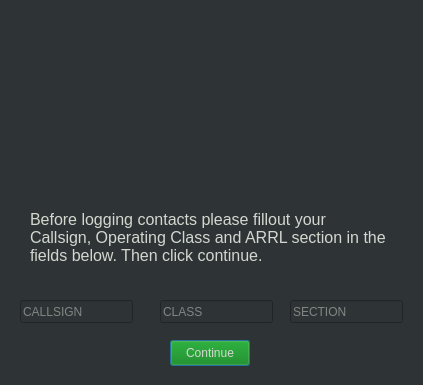
<?xml version="1.0" encoding="UTF-8"?>
<ui version="4.0">
 <class>Dialog</class>
 <widget class="QDialog" name="Dialog">
  <property name="geometry">
   <rect>
    <x>0</x>
    <y>0</y>
    <width>423</width>
    <height>385</height>
   </rect>
  </property>
  <property name="windowTitle">
   <string>Dialog</string>
  </property>
  <property name="styleSheet">
   <string notr="true">background-color: rgb(46, 52, 54);
color: rgb(211, 215, 207);</string>
  </property>
  <widget class="QLabel" name="label">
   <property name="geometry">
    <rect>
     <x>20</x>
     <y>10</y>
     <width>381</width>
     <height>191</height>
    </rect>
   </property>
   <property name="text">
    <string/>
   </property>
   <property name="pixmap">
    <pixmap>icon/logo.png</pixmap>
   </property>
   <property name="scaledContents">
    <bool>true</bool>
   </property>
  </widget>
  <widget class="QLineEdit" name="dialog_callsign">
   <property name="geometry">
    <rect>
     <x>20</x>
     <y>300</y>
     <width>113</width>
     <height>23</height>
    </rect>
   </property>
   <property name="font">
    <font>
     <weight>50</weight>
     <bold>false</bold>
    </font>
   </property>
   <property name="toolTip">
    <string>Input your callsign.</string>
   </property>
   <property name="placeholderText">
    <string>CALLSIGN</string>
   </property>
  </widget>
  <widget class="QLineEdit" name="dialog_class">
   <property name="geometry">
    <rect>
     <x>160</x>
     <y>300</y>
     <width>113</width>
     <height>23</height>
    </rect>
   </property>
   <property name="toolTip">
    <string>Input your Field Day operating class.</string>
   </property>
   <property name="placeholderText">
    <string>CLASS</string>
   </property>
  </widget>
  <widget class="QLineEdit" name="dialog_section">
   <property name="geometry">
    <rect>
     <x>290</x>
     <y>300</y>
     <width>113</width>
     <height>23</height>
    </rect>
   </property>
   <property name="toolTip">
    <string>Input your ARRL section.</string>
   </property>
   <property name="placeholderText">
    <string comment="Input your ARRL section">SECTION</string>
   </property>
  </widget>
  <widget class="QPushButton" name="continue_pushButton">
   <property name="geometry">
    <rect>
     <x>170</x>
     <y>340</y>
     <width>80</width>
     <height>26</height>
    </rect>
   </property>
   <property name="styleSheet">
    <string notr="true">background-color: green;</string>
   </property>
   <property name="text">
    <string>Continue</string>
   </property>
   <property name="autoDefault">
    <bool>true</bool>
   </property>
   <property name="default">
    <bool>false</bool>
   </property>
   <property name="flat">
    <bool>false</bool>
   </property>
  </widget>
  <widget class="QLabel" name="label_2">
   <property name="geometry">
    <rect>
     <x>30</x>
     <y>210</y>
     <width>361</width>
     <height>71</height>
    </rect>
   </property>
   <property name="font">
    <font>
     <pointsize>12</pointsize>
    </font>
   </property>
   <property name="text">
    <string>Before logging contacts please fillout your Callsign, Operating Class and ARRL section in the fields below. Then click continue.</string>
   </property>
   <property name="textFormat">
    <enum>Qt::PlainText</enum>
   </property>
   <property name="alignment">
    <set>Qt::AlignLeading|Qt::AlignLeft|Qt::AlignTop</set>
   </property>
   <property name="wordWrap">
    <bool>true</bool>
   </property>
  </widget>
 </widget>
 <resources/>
 <connections/>
</ui>
